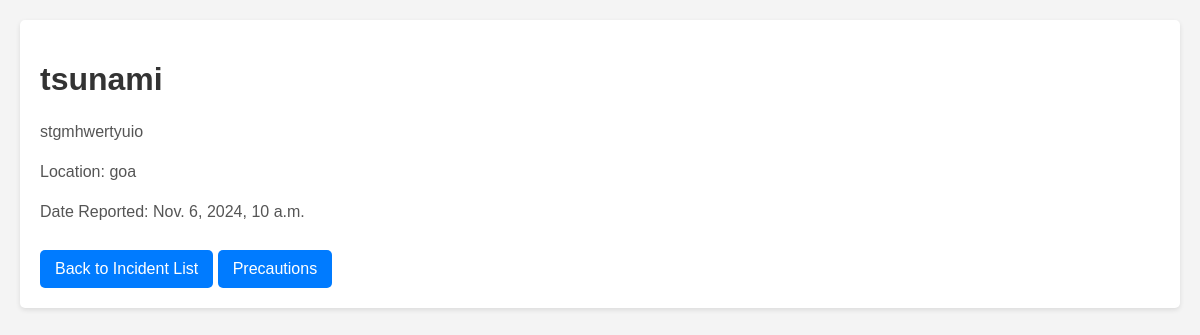
The app's page /incident/1/ with its own data.
### SecureZone/models.py (models this page shows)
class Incident(models.Model):
    title = models.CharField(max_length=200)
    description = models.TextField()
    location = models.CharField(max_length=200)
    date_reported = models.DateTimeField(auto_now_add=True)

### SecureZone/views.py (the view)
# urls.py: path('incident/<int:pk>/', views.incident_detail, name='incident_detail'),
def incident_detail(request, pk):
    incident = get_object_or_404(Incident, pk=pk)
    return render(request, 'incident_detail.html', {'incident': incident})

### templates/incident_detail.html (shortened to what this page needs)
<!DOCTYPE html>
<html>
<head>
</head>
<body>
    <div class="incident-detail">
        <h1>{{ incident.title }}</h1>
        <p>{{ incident.description }}</p>
        <p>Location: {{ incident.location }}</p>
        <p>Date Reported: {{ incident.date_reported }}</p>
        <a href="{% url 'incident_list' %}">Back to Incident List</a>
        <a href="{% url 'supply_request_edit' %}">Precautions</a>
    </div>
</body>
</html>

### templates/incident_detail.html (style rules this page uses)
body { font-family: Arial, sans-serif; background-color: #f4f4f4; margin: 0; padding: 20px; }
h1 { color: #333; }
p { font-size: 16px; line-height: 1.5; color: #555; }
a { display: inline-block; margin-top: 10px; padding: 10px 15px; background-color: #007bff; color: white; text-decoration: none; border-radius: 5px; }
.incident-detail { background: white; padding: 20px; border-radius: 5px; box-shadow: 0 2px 5px rgba(0, 0, 0, 0.1); }

### records on screen
Incident: title "tsunami", description "stgmhwertyuio", location "goa", date_reported "Nov. 6, 2024, 10 a.m."
